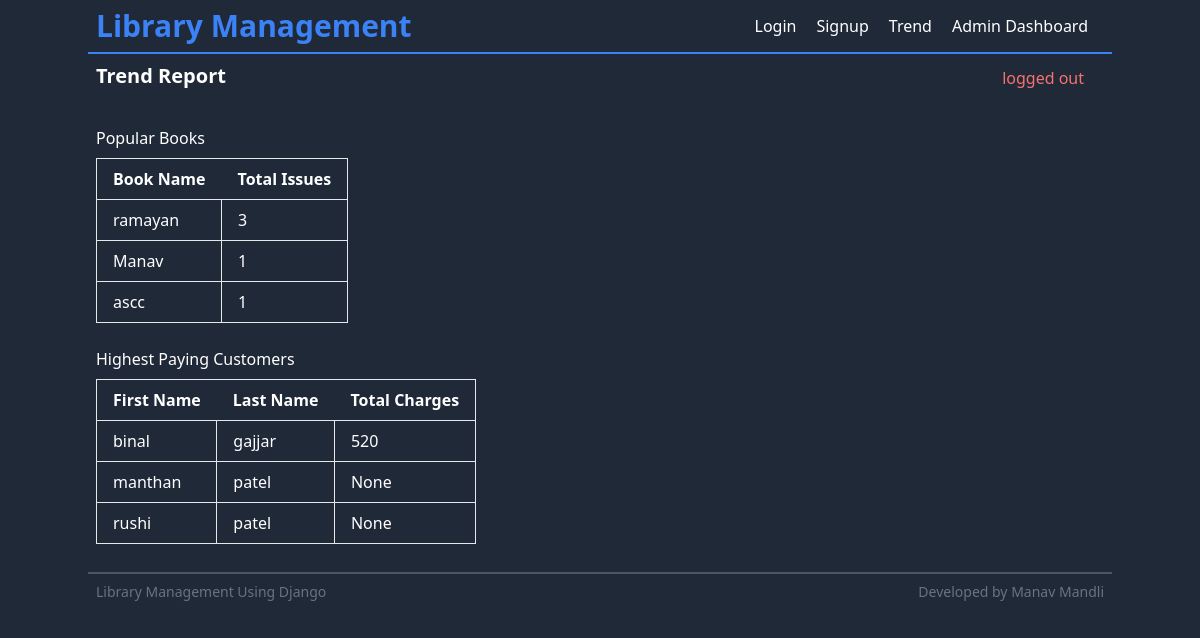
Screenshot of /trend/ with the database file from the repository.
### library_app/models.py (models this page shows, shortened)
class Book(models.Model):
    name=models.CharField(max_length=350)
    author=models.ForeignKey(Author,on_delete=models.CASCADE)
    image=models.ImageField()
    category=models.CharField(max_length=220)
    quantity = models.PositiveIntegerField(default=0)

class Member(models.Model):
    first_name=models.CharField(max_length=120)
    last_name=models.CharField(max_length=120)
    member_id=models.OneToOneField(User,on_delete=models.CASCADE)

### library_app/views.py (the view)
# urls.py: path('trend/',trend,name='trend'),
def trend(request):
    popular_books = Transaction.objects.values('book__name', 'book__quantity').annotate(total_issues=Count('book')).order_by('-total_issues')[:10]
    highest_paying_customers = Transaction.objects.values('member__first_name', 'member__last_name').annotate(total_charges=Sum('charges')).order_by('-total_charges')[:10]
    context = {
        'popular_books': popular_books,
        'highest_paying_customers': highest_paying_customers
    }
    return render(request, 'library/trend.html', context)

### templates/library/trend.html
{% extends 'base.html' %}
{% block heading %} Trend Report {% endblock heading %}
{% block content %}
<div class="flex flex-col">
  <h2>Popular Books</h2>
  <div class="overflow-x-auto mb-6 mt-2">
    <table class="table-auto border-collapse border border-gray-200">
      <thead>
        <tr class="bg-gray-800">
          <th class="px-4 py-2">Book Name</th>
          <th class="px-4 py-2">Total Issues</th>
        </tr>
      </thead>
      <tbody>
        {% for book in popular_books %}
        <tr class="bg-gray-800">
          <td class="border px-4 py-2">{{ book.book__name }}</td>
          <td class="border px-4 py-2">{{ book.total_issues }}</td>
        </tr>
        {% endfor %}
      </tbody>
    </table>
  </div>
  <h2>Highest Paying Customers</h2>
  <div class="overflow-x-auto mt-2">
    <table class="table-auto border-collapse border border-gray-200">
      <thead>
        <tr class="bg-gray-800">
          <th class="px-4 py-2">First Name</th>
          <th class="px-4 py-2">Last Name</th>
          <th class="px-4 py-2">Total Charges</th>
        </tr>
      </thead>
      <tbody>
        {% for customer in highest_paying_customers %}
        <tr class="bg-gray-800">
          <td class="border px-4 py-2">{{ customer.member__first_name }}</td>
          <td class="border px-4 py-2">{{ customer.member__last_name }}</td>
          <td class="border px-4 py-2">{{ customer.total_charges }}</td>
        </tr>
        {% endfor %}
      </tbody>
    </table>
  </div>
</div>
{% endblock content %}

### rows the page displays
Book: book__name "ramayan", total_issues "3"
Book: book__name "Manav", total_issues "1"
Book: book__name "ascc", total_issues "1"
Member: member__first_name "binal", member__last_name "gajjar", total_charges "520"
Member: member__first_name "manthan", member__last_name "patel", total_charges "None"
Member: member__first_name "rushi", member__last_name "patel", total_charges "None"
